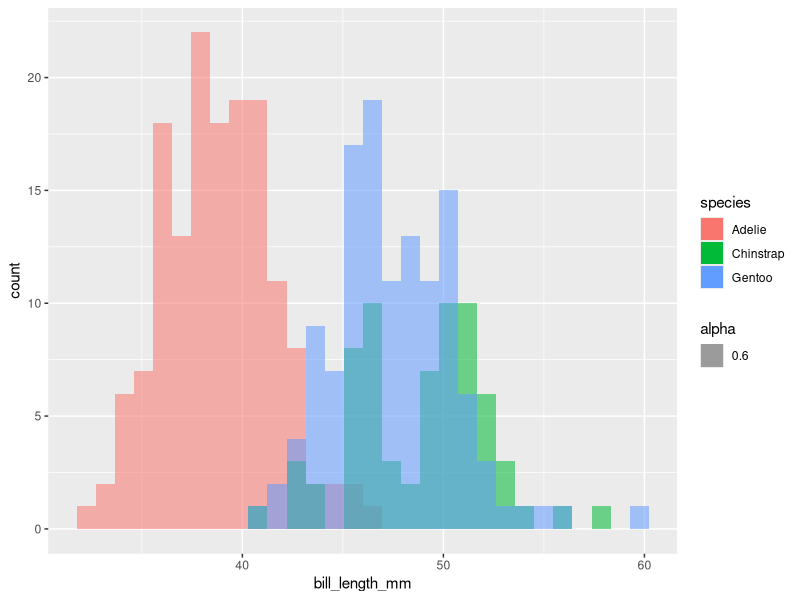
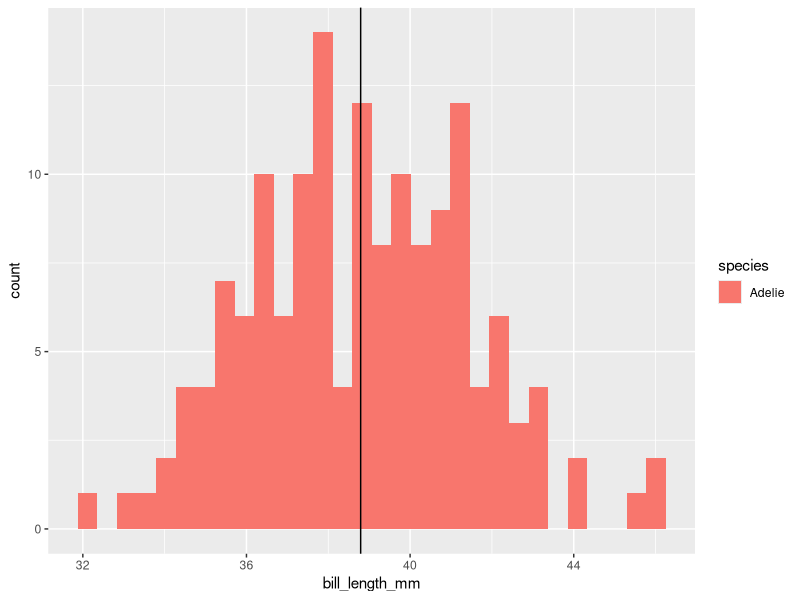
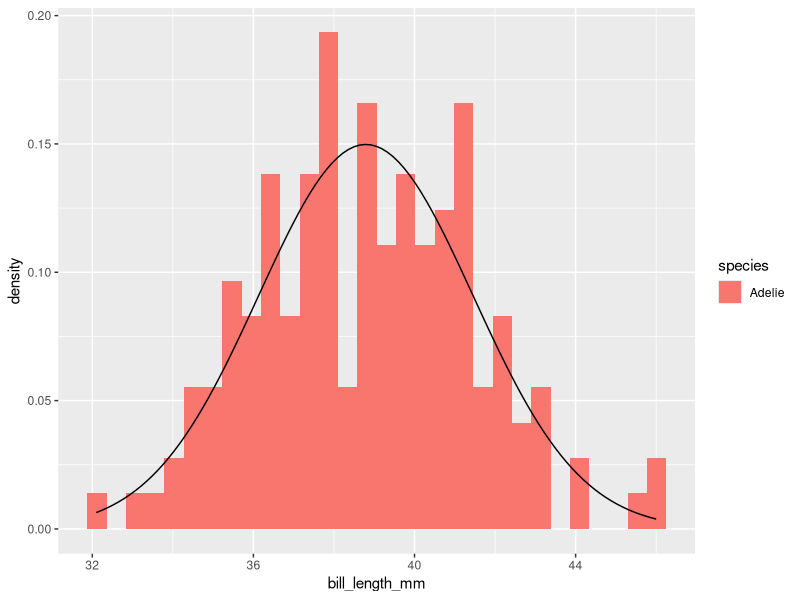
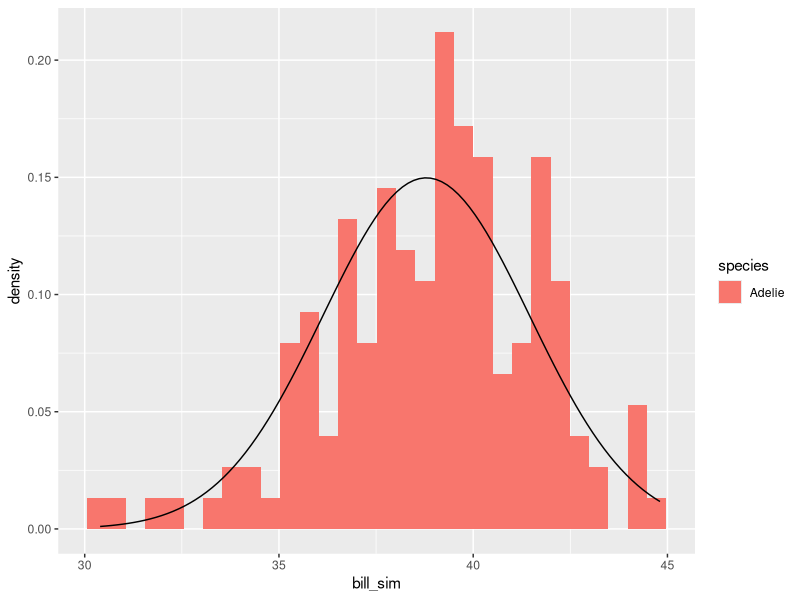
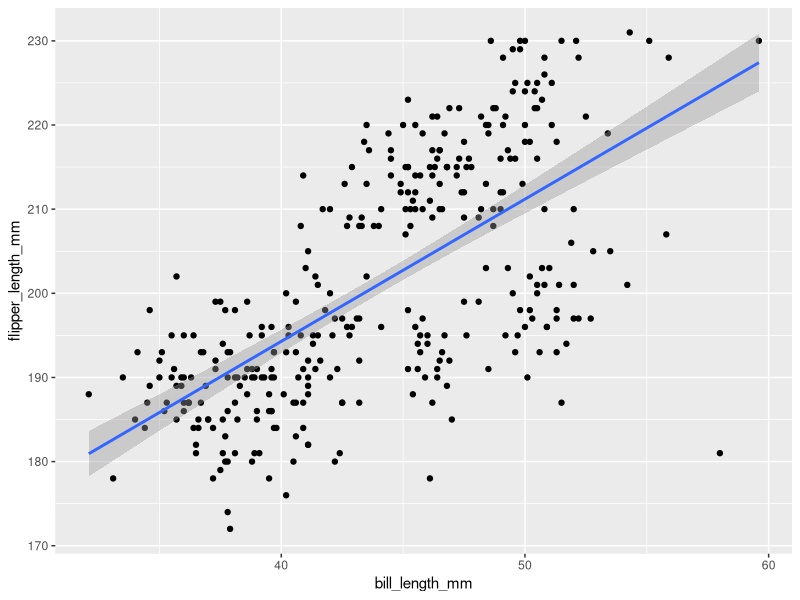
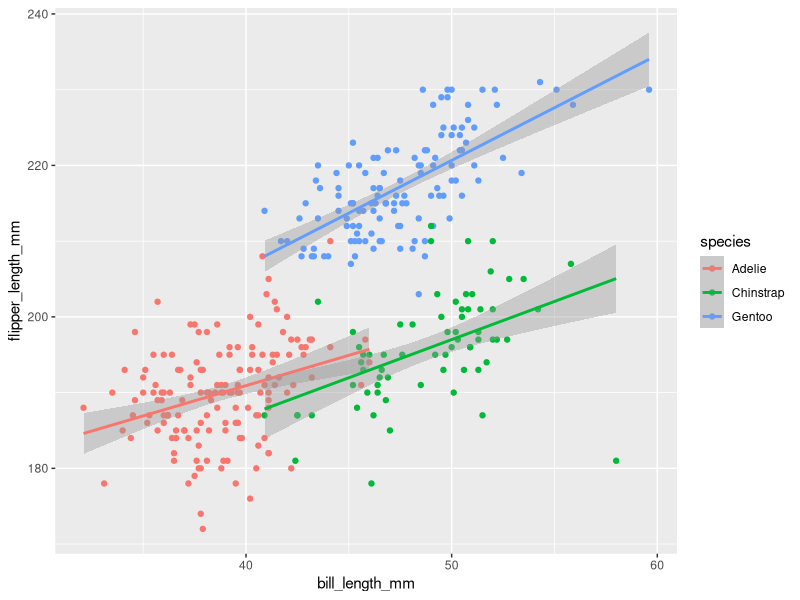

Recreate these plots in R, in order.
## ---- chunk 1
knitr::opts_chunk$set(warning = FALSE, message = FALSE) 
## ---- chunk 2
#load the libraries for the lesson
library(palmerpenguins)
library(tidyverse)
## ---- chunk 3
#call our data
penguins
## ---- chunk 4
#organize our data by species, and calculate the mean
penguins %>% 
  group_by(species) %>% 
  summarize(mean_bill=mean(bill_length_mm, na.rm=TRUE))
## ---- chunk 5
#organize our data by species, and calculate the standard deviation
penguins %>% 
  group_by(species) %>% 
  summarize(sd=sd(bill_length_mm, na.rm=TRUE))
## ---- chunk 6
#plot histograms of bill length for each species
penguins %>% 
  ggplot(aes(bill_length_mm, fill=species, alpha=0.6)) +
  geom_histogram(position="identity")
## ---- chunk 7
#filter the data to include only Adelie penguins
adelie <- penguins[penguins$species=="Adelie",]

#plot a histogram of bill length, and a line for the mean
adelie %>% 
    ggplot(aes(x=bill_length_mm, fill=species)) +
  geom_histogram() +
  geom_vline(aes(xintercept=mean(bill_length_mm, na.rm=TRUE)))

## ---- chunk 8
#plot Adelie bill length histogram, overlaid with normal distribution
ggplot(adelie,aes(x = bill_length_mm, fill=species)) +
geom_histogram(aes(y=..density..)) +
stat_function(
fun = dnorm,
args = with(adelie, c(mean = mean(bill_length_mm, na.rm=TRUE), sd = sd(bill_length_mm, na.rm=TRUE)))
)
  
## ---- chunk 9
#simulate data using our normal distribution
adelie <- adelie %>% 
  mutate(bill_sim=rnorm(n = 152, mean = mean(adelie$bill_length_mm, na.rm=TRUE), sd = sd(adelie$bill_length_mm, na.rm=TRUE)))

#histogram of the simulated data, overlaid with same normal distribution
ggplot(adelie, aes(x=bill_sim, fill=species)) +
  geom_histogram(aes(y=..density..)) +
  stat_function(
  fun = dnorm,
  args = with(adelie, c(mean = mean(bill_length_mm, na.rm=TRUE), sd = sd(bill_length_mm, na.rm=TRUE)))
  )

## ---- chunk 10
#filter data to include only gentoo penguins
gentoo <- penguins[penguins$species=='Gentoo',]

#perform t-test on our data, using the mean from EoL 
t.test(gentoo$bill_length_mm, mu=53.8)
## ---- chunk 11
#filter data to include only chinstrap penguins
chinstrap <- penguins[penguins$species=="Chinstrap",]

#t-test comparing means of gentoo and chinstrap penguins
t.test(x=gentoo$bill_length_mm, y=chinstrap$bill_length_mm, mu=0)
## ---- chunk 12
# plot scatterplot of our data, overlaid with linear model
penguins %>% 
  ggplot(aes(x=bill_length_mm, y=flipper_length_mm))+
  geom_point() +
  geom_smooth(method="lm")

# display the slope and intercept of our line
model <- lm(penguins$flipper_length_mm ~ penguins$bill_length_mm)
coef(model)
## ---- chunk 13
# plot scatterplot of our data, colored by species, overlaid with linear models
penguins %>% 
  ggplot(aes(x=bill_length_mm, y=flipper_length_mm, color=species))+
  geom_point() +
  geom_smooth(method="lm")

# display slopes and intercepts of our lines
model_adelie <- lm(adelie$flipper_length_mm ~ adelie$bill_length_mm)
coef(model_adelie)

model_gentoo <- lm(gentoo$flipper_length_mm ~ gentoo$bill_length_mm)
coef(model_gentoo)

model_chinstrap <- lm(chinstrap$flipper_length_mm ~ chinstrap$bill_length_mm)
coef(model_chinstrap)

